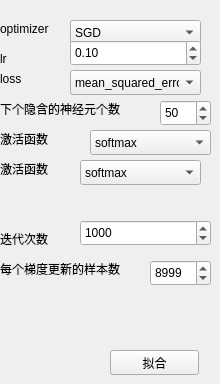
         <widget class="QWidget" name="page_31">
          <widget class="QPushButton" name="model_classifier_Dense">
           <property name="geometry">
            <rect>
             <x>110</x>
             <y>350</y>
             <width>89</width>
             <height>25</height>
            </rect>
           </property>
           <property name="text">
            <string>拟合</string>
           </property>
          </widget>
          <widget class="QLabel" name="label_15">
           <property name="geometry">
            <rect>
             <x>0</x>
             <y>20</y>
             <width>71</width>
             <height>17</height>
            </rect>
           </property>
           <property name="text">
            <string>optimizer</string>
           </property>
          </widget>
          <widget class="QComboBox" name="comboBox_classifier_Dense_optimizer">
           <property name="geometry">
            <rect>
             <x>70</x>
             <y>20</y>
             <width>131</width>
             <height>25</height>
            </rect>
           </property>
           <item>
            <property name="text">
             <string>SGD</string>
            </property>
           </item>
           <item>
            <property name="text">
             <string>RMSprop</string>
            </property>
           </item>
           <item>
            <property name="text">
             <string>Adagrad</string>
            </property>
           </item>
           <item>
            <property name="text">
             <string>Adadelta</string>
            </property>
           </item>
           <item>
            <property name="text">
             <string>Adam</string>
            </property>
           </item>
           <item>
            <property name="text">
             <string>Adamax</string>
            </property>
           </item>
           <item>
            <property name="text">
             <string>Nadam</string>
            </property>
           </item>
          </widget>
          <widget class="QLabel" name="label_16">
           <property name="geometry">
            <rect>
             <x>0</x>
             <y>70</y>
             <width>31</width>
             <height>17</height>
            </rect>
           </property>
           <property name="text">
            <string>loss</string>
           </property>
          </widget>
          <widget class="QComboBox" name="comboBox_classifier_Dense_loss">
           <property name="geometry">
            <rect>
             <x>70</x>
             <y>70</y>
             <width>131</width>
             <height>25</height>
            </rect>
           </property>
           <item>
            <property name="text">
             <string>mean_squared_error</string>
            </property>
           </item>
           <item>
            <property name="text">
             <string>mean_absolute_error</string>
            </property>
           </item>
           <item>
            <property name="text">
             <string>mean_absolute_percentage_error</string>
            </property>
           </item>
           <item>
            <property name="text">
             <string>mean_squared_logarithmic_error</string>
            </property>
           </item>
           <item>
            <property name="text">
             <string>squared_hinge</string>
            </property>
           </item>
           <item>
            <property name="text">
             <string>hinge</string>
            </property>
           </item>
           <item>
            <property name="text">
             <string>categorical_hinge</string>
            </property>
           </item>
           <item>
            <property name="text">
             <string>logcosh</string>
            </property>
           </item>
           <item>
            <property name="text">
             <string>categorical_crossentropy</string>
            </property>
           </item>
           <item>
            <property name="text">
             <string>sparse_categorical_crossentropy</string>
            </property>
           </item>
           <item>
            <property name="text">
             <string>binary_crossentropy</string>
            </property>
           </item>
           <item>
            <property name="text">
             <string>kullback_leibler_divergence</string>
            </property>
           </item>
           <item>
            <property name="text">
             <string>poisson</string>
            </property>
           </item>
           <item>
            <property name="text">
             <string>cosine_proximity</string>
            </property>
           </item>
          </widget>
          <widget class="QLabel" name="label_17">
           <property name="geometry">
            <rect>
             <x>0</x>
             <y>50</y>
             <width>31</width>
             <height>17</height>
            </rect>
           </property>
           <property name="text">
            <string>lr</string>
           </property>
          </widget>
          <widget class="QDoubleSpinBox" name="doubleSpinBox_classifier_Dense_lr">
           <property name="geometry">
            <rect>
             <x>70</x>
             <y>40</y>
             <width>131</width>
             <height>26</height>
            </rect>
           </property>
           <property name="maximum">
            <double>99999999999.000000000000000</double>
           </property>
           <property name="singleStep">
            <double>0.000000000000000</double>
           </property>
           <property name="value">
            <double>0.100000000000000</double>
           </property>
          </widget>
          <widget class="QLabel" name="label_18">
           <property name="geometry">
            <rect>
             <x>0</x>
             <y>100</y>
             <width>151</width>
             <height>17</height>
            </rect>
           </property>
           <property name="text">
            <string>下个隐含的神经元个数</string>
           </property>
          </widget>
          <widget class="QSpinBox" name="spinBoxclassifier_Dense_next_number">
           <property name="geometry">
            <rect>
             <x>160</x>
             <y>100</y>
             <width>51</width>
             <height>26</height>
            </rect>
           </property>
           <property name="minimum">
            <number>1</number>
           </property>
           <property name="maximum">
            <number>999999999</number>
           </property>
           <property name="value">
            <number>50</number>
           </property>
          </widget>
          <widget class="QLabel" name="label_20">
           <property name="geometry">
            <rect>
             <x>0</x>
             <y>130</y>
             <width>67</width>
             <height>17</height>
            </rect>
           </property>
           <property name="text">
            <string>激活函数</string>
           </property>
          </widget>
          <widget class="QComboBox" name="comboBox_classifier_Dense_Activation">
           <property name="geometry">
            <rect>
             <x>90</x>
             <y>130</y>
             <width>121</width>
             <height>25</height>
            </rect>
           </property>
           <item>
            <property name="text">
             <string>softmax</string>
            </property>
           </item>
           <item>
            <property name="text">
             <string>elu</string>
            </property>
           </item>
           <item>
            <property name="text">
             <string>selu</string>
            </property>
           </item>
           <item>
            <property name="text">
             <string>softplus</string>
            </property>
           </item>
           <item>
            <property name="text">
             <string>softsign</string>
            </property>
           </item>
           <item>
            <property name="text">
             <string>relu</string>
            </property>
           </item>
           <item>
            <property name="text">
             <string>tanh</string>
            </property>
           </item>
           <item>
            <property name="text">
             <string>sigmoid</string>
            </property>
           </item>
           <item>
            <property name="text">
             <string>hard_sigmoid</string>
            </property>
           </item>
           <item>
            <property name="text">
             <string>exponential</string>
            </property>
           </item>
           <item>
            <property name="text">
             <string>linear</string>
            </property>
           </item>
          </widget>
          <widget class="QLabel" name="label_21">
           <property name="geometry">
            <rect>
             <x>0</x>
             <y>160</y>
             <width>67</width>
             <height>17</height>
            </rect>
           </property>
           <property name="text">
            <string>激活函数</string>
           </property>
          </widget>
          <widget class="QComboBox" name="comboBox_classifier_Dense_Activation_2">
           <property name="geometry">
            <rect>
             <x>80</x>
             <y>160</y>
             <width>121</width>
             <height>25</height>
            </rect>
           </property>
           <item>
            <property name="text">
             <string>softmax</string>
            </property>
           </item>
           <item>
            <property name="text">
             <string>elu</string>
            </property>
           </item>
           <item>
            <property name="text">
             <string>selu</string>
            </property>
           </item>
           <item>
            <property name="text">
             <string>softplus</string>
            </property>
           </item>
           <item>
            <property name="text">
             <string>softsign</string>
            </property>
           </item>
           <item>
            <property name="text">
             <string>relu</string>
            </property>
           </item>
           <item>
            <property name="text">
             <string>tanh</string>
            </property>
           </item>
           <item>
            <property name="text">
             <string>sigmoid</string>
            </property>
           </item>
           <item>
            <property name="text">
             <string>hard_sigmoid</string>
            </property>
           </item>
           <item>
            <property name="text">
             <string>exponential</string>
            </property>
           </item>
           <item>
            <property name="text">
             <string>linear</string>
            </property>
           </item>
          </widget>
          <widget class="QLabel" name="label_22">
           <property name="geometry">
            <rect>
             <x>0</x>
             <y>230</y>
             <width>67</width>
             <height>17</height>
            </rect>
           </property>
           <property name="text">
            <string>迭代次数</string>
           </property>
          </widget>
          <widget class="QSpinBox" name="spinBox_classifier_Dense_iterations">
           <property name="geometry">
            <rect>
             <x>80</x>
             <y>220</y>
             <width>131</width>
             <height>26</height>
            </rect>
           </property>
           <property name="minimum">
            <number>1</number>
           </property>
           <property name="maximum">
            <number>999999999</number>
           </property>
           <property name="value">
            <number>1000</number>
           </property>
          </widget>
          <widget class="QLabel" name="label_23">
           <property name="geometry">
            <rect>
             <x>0</x>
             <y>260</y>
             <width>151</width>
             <height>17</height>
            </rect>
           </property>
           <property name="text">
            <string>每个梯度更新的样本数</string>
           </property>
          </widget>
          <widget class="QSpinBox" name="spinBox_classifier_Dense_update_count">
           <property name="geometry">
            <rect>
             <x>150</x>
             <y>260</y>
             <width>61</width>
             <height>26</height>
            </rect>
           </property>
           <property name="minimum">
            <number>1</number>
           </property>
           <property name="maximum">
            <number>999999999</number>
           </property>
           <property name="value">
            <number>8999</number>
           </property>
          </widget>
         </widget>
